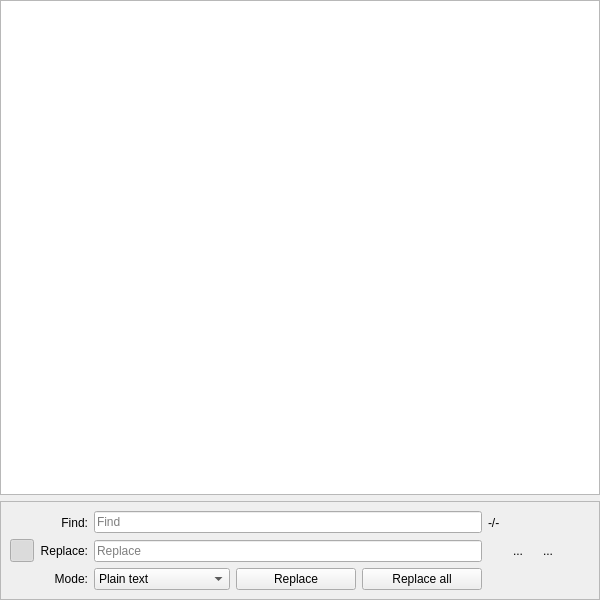
<?xml version="1.0" encoding="UTF-8"?>
<ui version="4.0">
 <class>MarkdownTextEditor</class>
 <widget class="QWidget" name="MarkdownTextEditor">
  <property name="geometry">
   <rect>
    <x>0</x>
    <y>0</y>
    <width>600</width>
    <height>600</height>
   </rect>
  </property>
  <property name="windowTitle">
   <string>MarkdownTextEditor</string>
  </property>
  <layout class="QVBoxLayout" name="verticalLayout">
   <property name="leftMargin">
    <number>0</number>
   </property>
   <property name="topMargin">
    <number>0</number>
   </property>
   <property name="rightMargin">
    <number>0</number>
   </property>
   <property name="bottomMargin">
    <number>0</number>
   </property>
   <item>
    <widget class="PlainTextEdit" name="plainTextEdit"/>
   </item>
   <item>
    <widget class="QFrame" name="searchFrame">
     <property name="frameShape">
      <enum>QFrame::StyledPanel</enum>
     </property>
     <property name="frameShadow">
      <enum>QFrame::Raised</enum>
     </property>
     <layout class="QHBoxLayout" name="horizontalLayout_2">
      <item>
       <widget class="QToolButton" name="replaceToggleButton">
        <property name="toolTip">
         <string>Toggle Replace</string>
        </property>
        <property name="text">
         <string/>
        </property>
        <property name="icon">
         <iconset theme="menu-expanded"/>
        </property>
        <property name="checkable">
         <bool>true</bool>
        </property>
        <property name="checked">
         <bool>true</bool>
        </property>
        <property name="autoRaise">
         <bool>true</bool>
        </property>
       </widget>
      </item>
      <item>
       <layout class="QGridLayout" name="gridLayout_2">
        <item row="0" column="4">
         <widget class="QToolButton" name="searchPrevious">
          <property name="toolTip">
           <string>Previous Match</string>
          </property>
          <property name="text">
           <string/>
          </property>
          <property name="icon">
           <iconset theme="go-previous">
            <normaloff>../../../../../../../../.designer/backup</normaloff>../../../../../../../../.designer/backup</iconset>
          </property>
          <property name="autoRaise">
           <bool>true</bool>
          </property>
         </widget>
        </item>
        <item row="2" column="0">
         <widget class="QLabel" name="modeLabel">
          <property name="text">
           <string>Mode:</string>
          </property>
          <property name="alignment">
           <set>Qt::AlignRight|Qt::AlignTrailing|Qt::AlignVCenter</set>
          </property>
         </widget>
        </item>
        <item row="0" column="6">
         <widget class="QToolButton" name="searchClose">
          <property name="toolTip">
           <string>Close</string>
          </property>
          <property name="text">
           <string/>
          </property>
          <property name="icon">
           <iconset theme="window-close">
            <normaloff>../../../../../../../../.designer/backup</normaloff>../../../../../../../../.designer/backup</iconset>
          </property>
          <property name="autoRaise">
           <bool>true</bool>
          </property>
         </widget>
        </item>
        <item row="1" column="1">
         <widget class="LineEdit" name="replaceLineEdit">
          <property name="placeholderText">
           <string>Replace</string>
          </property>
         </widget>
        </item>
        <item row="1" column="0">
         <widget class="QLabel" name="replaceLabel">
          <property name="text">
           <string>Replace:</string>
          </property>
          <property name="alignment">
           <set>Qt::AlignRight|Qt::AlignTrailing|Qt::AlignVCenter</set>
          </property>
         </widget>
        </item>
        <item row="0" column="2">
         <widget class="QLabel" name="searchCountLabel">
          <property name="text">
           <string notr="true">-/-</string>
          </property>
         </widget>
        </item>
        <item row="0" column="0">
         <widget class="QLabel" name="searchLabel">
          <property name="text">
           <string>Find:</string>
          </property>
          <property name="alignment">
           <set>Qt::AlignRight|Qt::AlignTrailing|Qt::AlignVCenter</set>
          </property>
         </widget>
        </item>
        <item row="0" column="1">
         <widget class="LineEdit" name="searchLineEdit">
          <property name="placeholderText">
           <string>Find</string>
          </property>
         </widget>
        </item>
        <item row="2" column="1">
         <layout class="QHBoxLayout" name="horizontalLayout">
          <item>
           <widget class="QComboBox" name="modeComboBox">
            <item>
             <property name="text">
              <string>Plain text</string>
             </property>
            </item>
            <item>
             <property name="text">
              <string>Whole words</string>
             </property>
            </item>
            <item>
             <property name="text">
              <string>Regular expression</string>
             </property>
            </item>
           </widget>
          </item>
          <item>
           <widget class="QPushButton" name="replaceButton">
            <property name="toolTip">
             <string>Replace one text occurrence</string>
            </property>
            <property name="text">
             <string>Replace</string>
            </property>
            <property name="flat">
             <bool>false</bool>
            </property>
           </widget>
          </item>
          <item>
           <widget class="QPushButton" name="replaceAllButton">
            <property name="toolTip">
             <string>Replace all text occurrences</string>
            </property>
            <property name="text">
             <string>Replace all</string>
            </property>
            <property name="flat">
             <bool>false</bool>
            </property>
           </widget>
          </item>
         </layout>
        </item>
        <item row="0" column="5">
         <widget class="QToolButton" name="searchNext">
          <property name="toolTip">
           <string>Next Match</string>
          </property>
          <property name="text">
           <string/>
          </property>
          <property name="icon">
           <iconset theme="go-next">
            <normaloff>../../../../../../../../.designer/backup</normaloff>../../../../../../../../.designer/backup</iconset>
          </property>
          <property name="autoRaise">
           <bool>true</bool>
          </property>
         </widget>
        </item>
        <item row="1" column="4">
         <widget class="QToolButton" name="searchFirst">
          <property name="toolTip">
           <string>First Match</string>
          </property>
          <property name="text">
           <string>...</string>
          </property>
          <property name="icon">
           <iconset theme="go-first"/>
          </property>
          <property name="autoRaise">
           <bool>true</bool>
          </property>
         </widget>
        </item>
        <item row="1" column="5">
         <widget class="QToolButton" name="searchLast">
          <property name="toolTip">
           <string>Last Match</string>
          </property>
          <property name="text">
           <string>...</string>
          </property>
          <property name="icon">
           <iconset theme="go-last"/>
          </property>
          <property name="autoRaise">
           <bool>true</bool>
          </property>
         </widget>
        </item>
       </layout>
      </item>
     </layout>
    </widget>
   </item>
  </layout>
 </widget>
 <customwidgets>
  <customwidget>
   <class>LineEdit</class>
   <extends>QLineEdit</extends>
   <header>gui/ContextMenuOverride.h</header>
  </customwidget>
  <customwidget>
   <class>PlainTextEdit</class>
   <extends>QPlainTextEdit</extends>
   <header>gui/ContextMenuOverride.h</header>
  </customwidget>
 </customwidgets>
 <resources>
  <include location="../../../../../../../../Downloads/qmarkdowntextedit-develop/media.qrc"/>
 </resources>
 <connections/>
</ui>
